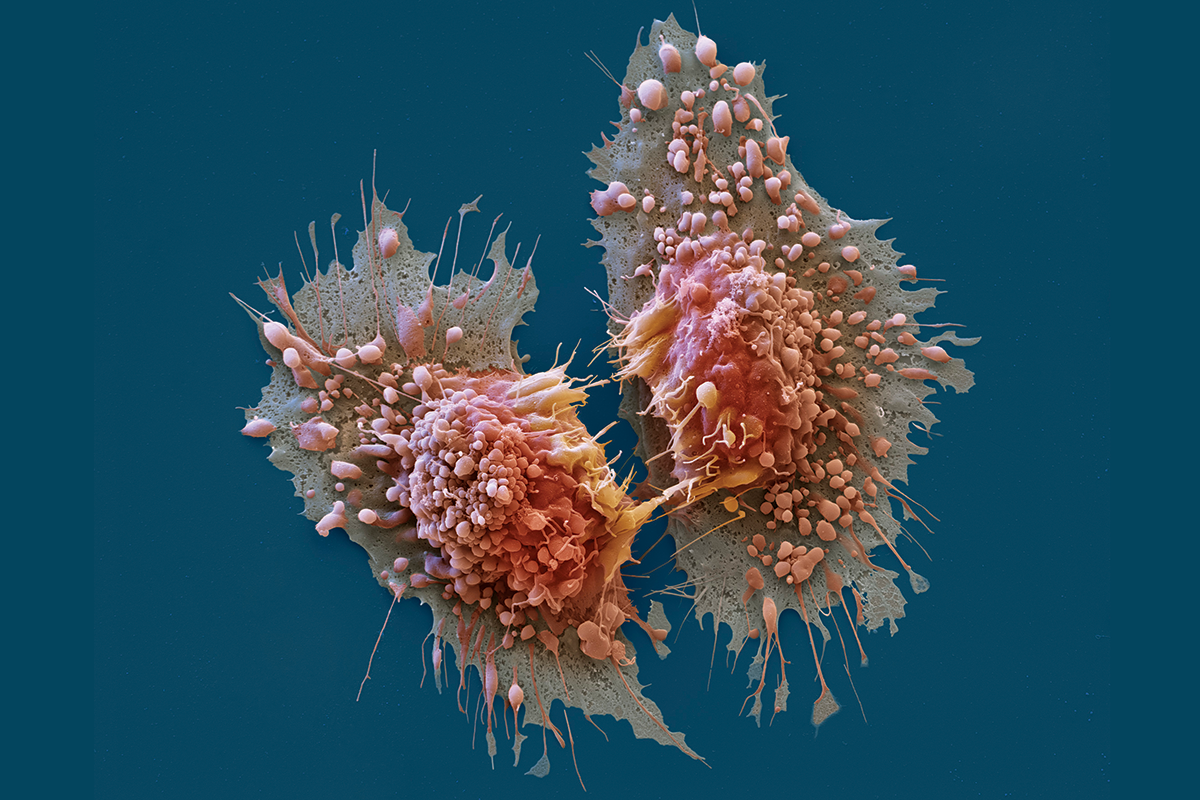
#> input picture Unidad 3 - OpenCV/Datasets/1/Can1.png, 1200 x 800 px, found by its file name
$ jupyter execute 1_Transformaciones_geometricas.ipynb
#> lines starting #> are read from the running program, lines starting #| are printed output that depends on the picture; after the words box and inside, x2 and y2 are one past the last pixel; in counts of white or black regions, pixels touching at a corner belong together
### Descargar imágenes

[cell 1]
import os
if os.path.exists('Imagenes'):
    print ('La carpeta ya existe')
else:
    os.system('wget -nc https://www.dropbox.com/s/i80af08mp0y5ux5/Imagenes.zip?dl=1')
    os.system('unzip Imagenes.zip?dl=1')
    os.system('rm -r Imagenes.zip?dl=1')
    print('ImAgenes descargadas')

### Cargar librerías

[cell 2]
import cv2
import numpy as np
import matplotlib.pyplot as plt

[cell 3]
#Cargar y mostrar imagen
img = cv2.imread("C:/Users/SANTIAGO/PDI Procesamiento Digital de Imagenes/Unidad 3 - OpenCV/Datasets/1/Can1.png")
#> img is the input picture: shape (800, 1200, 3); mean B, G, R 93.8, 78.7, 43.3
img=cv2.cvtColor(img,cv2.COLOR_BGR2RGB)

print ('Tamanho ', np.shape(img))
#| Tamanho  (800, 1200, 3)
plt.imshow(img)
plt.axis('off')

### Transformaciones geométricas
Las transformaciones Geométricas modifican la relación espacial entre píxeles.

En términos del procesamiento de imágenes digitales una transformación geométrica consiste de dos operaciones básicas:
1. Una transformación espacial que define la reubicación de los píxeles en el plano imagen.
2. Interpolación de los niveles de grises, los cuales tienen que ver con la asignación de los valores de intensidad de los píxeles en la imagen transformada.

$${x}',{y}'=T_{x}(x),T_{y}(y)$$

### Redimensionar imágenes
Se puede redimensionar la imagen especificando el factor de escala o indicando el tamaño final, además, también es posible especificar el método de interpolación.

Argumentos de la función - Caso factor de escala:

cv2.resize(Imagen, None, factordeEscalaX, factordeEscalaY, métodoDeInterpolación)

cv2.INTER_LINEAR, cv2.INTER_CUBIC, cv2.INTER_AREA

[cell 4]
res = cv2.resize(img,None,fx=2, fy=2, interpolation = cv2.INTER_CUBIC)

print ('Tamanho ', np.shape(res))
#| Tamanho  (1600, 2400, 3)
plt.figure(figsize = (20,25))
plt.imshow(res)
plt.axis('off')

Argumentos de la función - Caso tamaño específico:

cv2.resize(Imagen, Tamaño, métodoDeInterpolación)

[cell 5]
res = cv2.resize(img,(600, 400), interpolation = cv2.INTER_CUBIC)
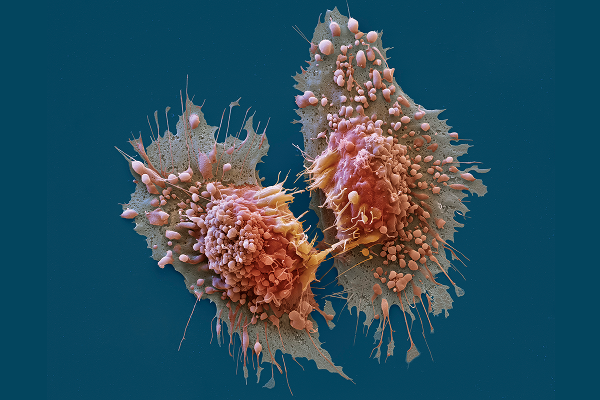
#> res: shape (400, 600, 3); mean R, G, B 43.4, 78.7, 93.8

print ('Tamanho ', np.shape(res))
#| Tamanho  (400, 600, 3)
plt.imshow(res)
plt.axis('off')

### Traslación
Una traslación es el desplazamiento de la posición de un objeto. Si se conoce la magnitud del desplazamiento ($t_{x}$ ,$t_{y}$) en las direcciones $x$ e $y$, respectivamente,  se puede escribir la matriz de transformación $M$ como:

$$M= \begin{bmatrix} 1 & 0 & t_{x}\\ 0 & 1 & t_{y} \end{bmatrix}$$

En donde se pueden obtener las nuevas coordenadas de la siguiente manera:

$$\begin{bmatrix}{x}'\\ {y}'\end{bmatrix} = \begin{bmatrix}
1 & 0 & t_{x}\\
0 & 1 & t_{y}
\end{bmatrix} \begin{bmatrix}x\\ y\\ 1\end{bmatrix}$$

Argumentos de la función:

cv2.warpAffine(Imagen, MatrizDeTraslación, tamañoImagenDeSalida) #Tamaño (x,y)

[cell 6]
#Matriz de traslación y tamaño
MT = np.float32([[1,0,-150],[0,1,120]])
row, col, chn=np.shape(img)
#> row = 800; col = 1200; chn = 3

#Traslación
tras = cv2.warpAffine(img,MT,(col,row))
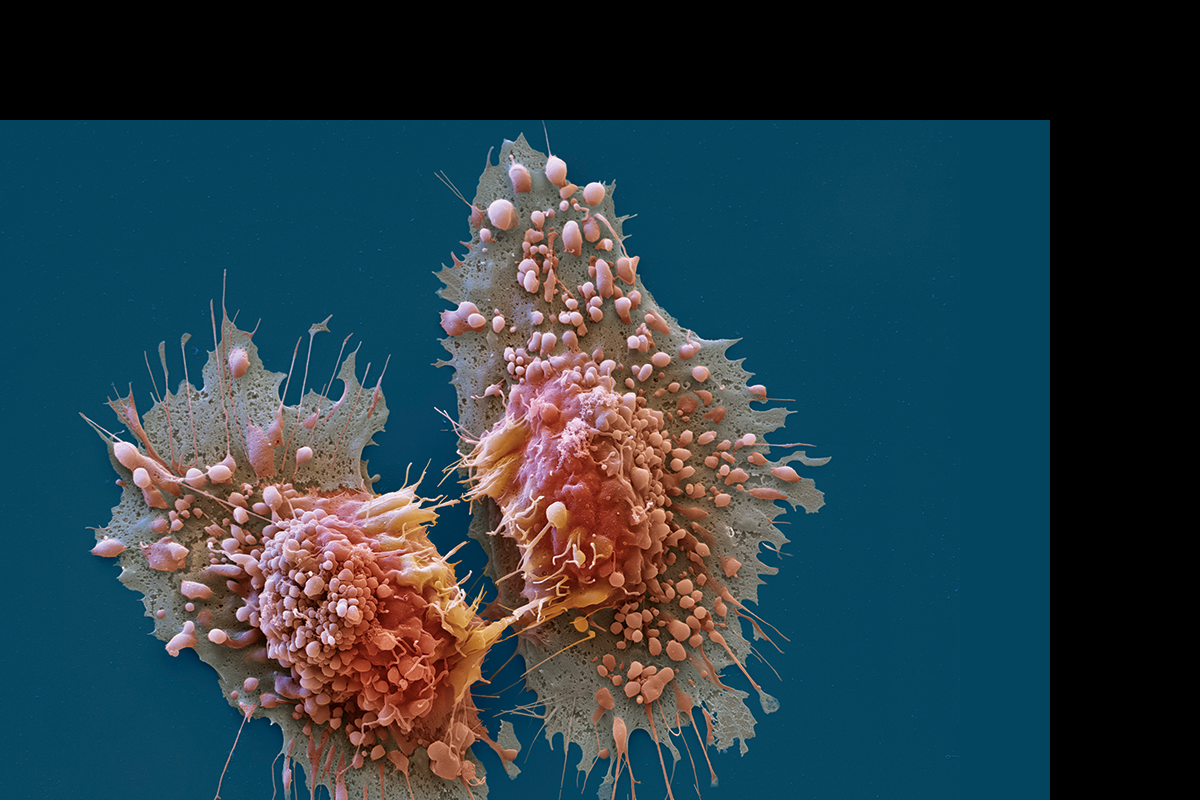
#> tras: shape (800, 1200, 3); mean R, G, B 40.8, 60.5, 69.3

print ('Tamanho ', np.shape(tras))
#| Tamanho  (800, 1200, 3)
plt.imshow(tras)
plt.axis('off')

### Rotación
La rotación de una imagen, en un cierto ángulo θ, se logra  aplicando la siguiente matriz de transformación:

$$M_{R}= \begin{bmatrix} cos(\theta) & -sin(\theta)\\ sin(\theta) & cos(\theta) \end{bmatrix}$$

Sin embargo, OpenCV permite además personalizar más la rotación multiplacando por un factor de escala.

Por otra parte, también permite cambiar el centro de rotación.

La matriz de transformación modificada, con estas dos nuevas opciones, tiene la forma:

$$M_{R}= \begin{bmatrix} \alpha & \beta & (1-\alpha) \cdot x_{c} - \beta \cdot y_{c}\\
-\beta & \alpha & \beta \cdot x_{c}+(1-\alpha) \cdot y_{c}\end{bmatrix}$$

donde:

$$\alpha=escala*cos(\theta)$$
$$\beta=escala*sin(\theta)$$
$$x_{c}, y_{c}  : Coordenadas\, del\, centro\, de\, rotación$$

Y por lo tanto las nuevas coordenadas se obtienen de la siguiente manera:

$$\begin{bmatrix}{x}'\\ {y}'\end{bmatrix} =M_{R}\begin{bmatrix}x\\ y\\ 1\end{bmatrix}$$

Para encontrar esta matriz de transformación, OpenCV proporciona la función cv2.getRotationMatrix2D.

Argumentos de la función:

cv2.getRotationMatrix2D(PuntoDeRotación, Rotación, FactorDeScala)

[cell 7]
#Matriz de rotación y tamaño
MR = cv2.getRotationMatrix2D((col/2,row/2),45,1)
row, col, chn=np.shape(img)

#Rotación
rot = cv2.warpAffine(img,MR,(col,row))
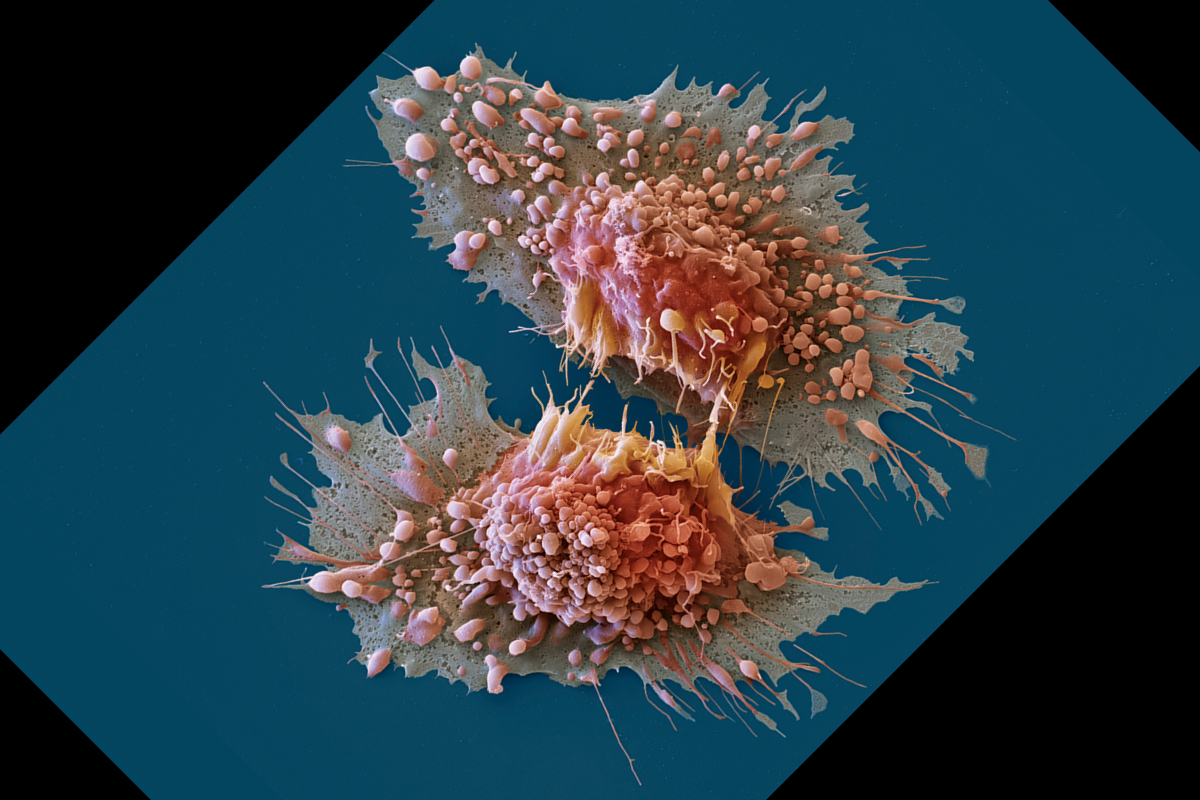
#> rot: shape (800, 1200, 3); mean R, G, B 42.2, 63.4, 72.8

print ('Tamanho ', np.shape(rot))
#| Tamanho  (800, 1200, 3)
plt.imshow(rot)
plt.axis('off')

### Transformación de perspectiva
Análogo a los casos anteriores, para realizar una transformación de perspectiva es necesario especificar una matriz de transformación de tamaño $3×3$. Para generar la matriz es necesario  indicar cuatro puntos iniciales y los correspondientes 4  puntos finales del cambio de perspectiva sobre la imagen resultante.

Nota: Tres de los cuatro puntos tienen que ser no-colineales, de esta manera la matriz de transformación puede ser generada utilizando la función cv2.getPerspectiveTransform.

Luego, para aplicar la transformación, se utiliza cv2.warpPerspective teniendo en cuenta que se realiza con la matriz generada con la función anterior.

Argumentos de la función:

cv2.getPerspectiveTransform(PuntosDeReferencia, PuntosDelCambioDePerspectiva)

Argumentos de la función:

cv2.warpPerspective(Imagen, MatrizDeTransformación, tamañoImagenDeSalida) #Tamaño (x,y)

[cell 8]
#Puntos de transformación
pts1 = np.float32([[56,65],[368,52],[28,387],[389,390]]) # Referencia
pts2 = np.float32([[0,0],[300,0],[0,300],[300,300]])     # Proyeccion

#Matriz de transformación
M = cv2.getPerspectiveTransform(pts1,pts2)

#Transformación
dst = cv2.warpPerspective(img,M,(900,600))

for p in range (4):
    p1 = tuple(pts1[p])
    print(p1)
    dst = cv2.circle(dst, p1, 15, (255,0,0), -1)
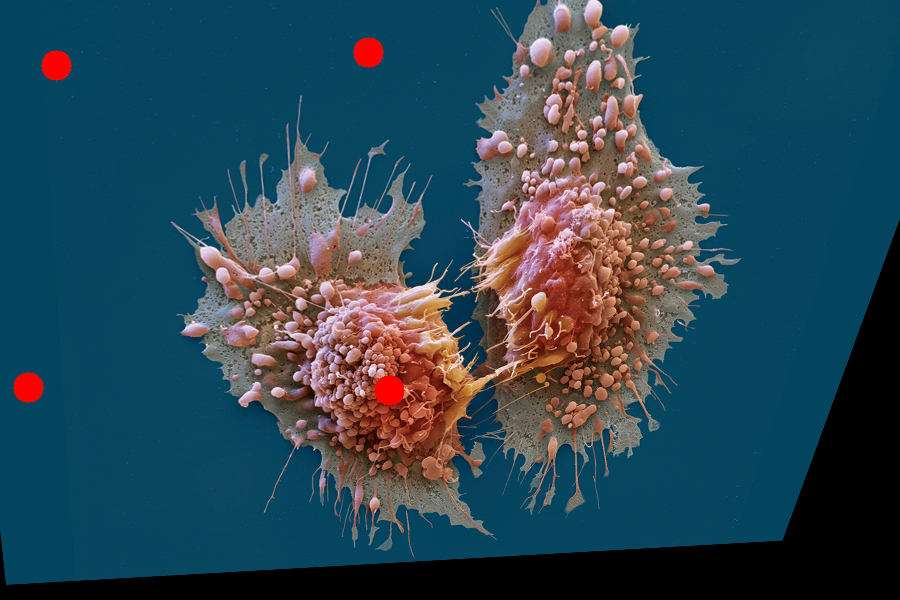
#> dst: shape (600, 900, 3); mean R, G, B 43.1, 71.7, 84.6

for p in range (4):
    p2 = tuple(pts2[p])
    dst = cv2.circle(dst, p2, 12, (0,255,0), -1)
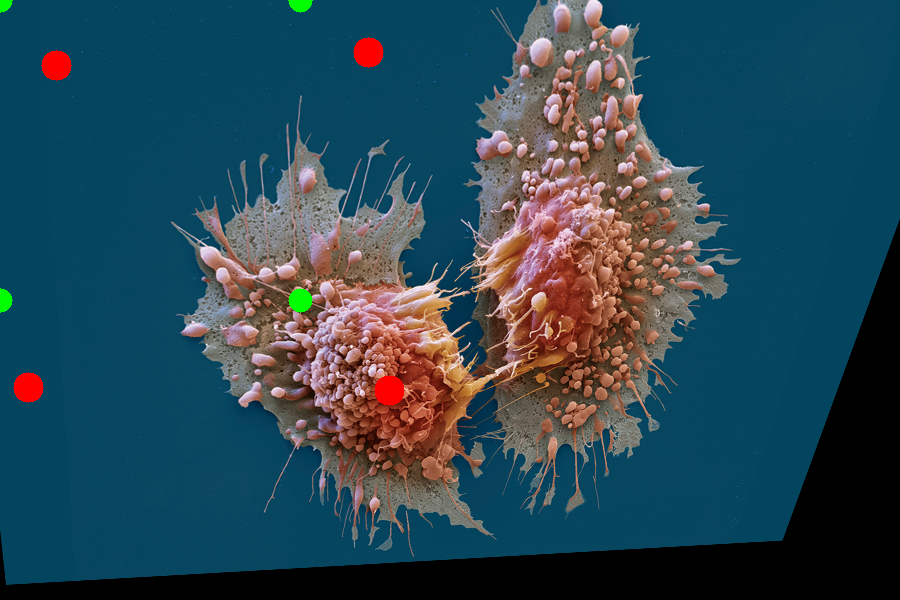
#> dst: shape (600, 900, 3); mean R, G, B 43, 72, 84.4

for p in range(4):
    p1 = tuple(pts1[p])
    p2 = tuple(pts2[p])
    dst = cv2.line(dst,p1,p2,(0,230,230),3)
#> this loop made 4 passes
#> pass 1, `dst = cv2.line(dst,p1,p2,(0,230,230),3)`:
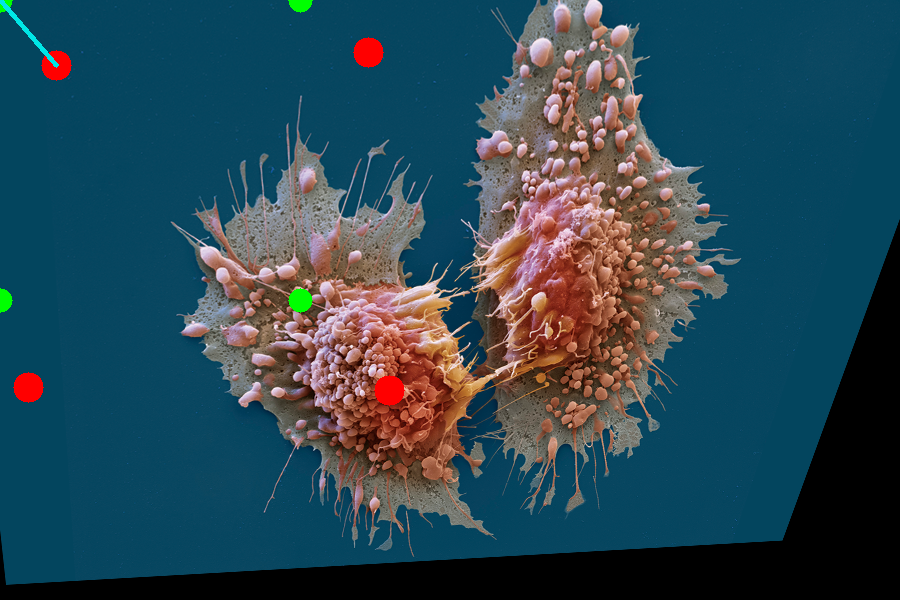
#> dst: shape (600, 900, 3); 0.08% of pixels changed, all inside (x1, y1, x2, y2) = (0, 0, 59, 68)
#> after the loop:
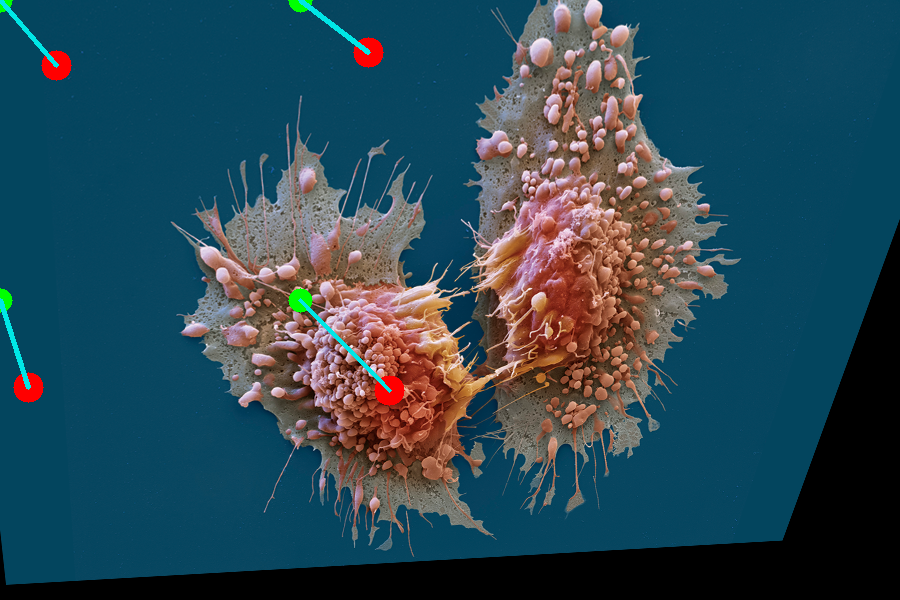
#> dst: shape (600, 900, 3); mean R, G, B 42.7, 72.5, 85

print ('Tamanho ', np.shape(dst))
#| Tamanho  (600, 900, 3)
plt.imshow(dst)
plt.axis('off')
